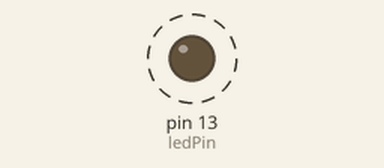
Simulated run of this sketch. Board: Arduino Uno, built with avr-gcc and run on an emulated ATmega328P. Shown: output pins drawn as LEDs (lit = HIGH). Dashed ring = blinking.

Above: at 0.19 s.
Timing chart, 0 to 3.6 s (numbered marks = the images above):
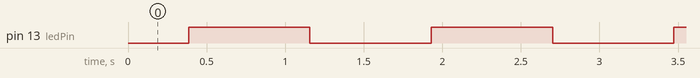

Measured:
- by itself, pin 13 (ledPin): alternates HIGH for 0.77 s and LOW for 0.77 s

The sketch:

Breathing_LED_Sketch.ino
```cpp
int ledPin = 13; //Sets pin 13 to the pin the LED is connected to (Inbuilt pin 13 LED)
int PWMval = 0; //A new variable named PWMval and set to "0"

void setup() {
  // put your setup code here, to run once:
  pinMode (ledPin, OUTPUT); //Sets ledPin to output
}

void loop() {
  // put your main code here, to run repeatedly:
 for (PWMval = 0; PWMval <=255; PWMval++) { //From PWM being 0 to 255, incrementing
  analogWrite (ledPin, PWMval); //Write the value to the ledPin
  delay (3); //Wait 3 ms
 }

 for (PWMval = 255; PWMval >=0; PWMval--) { //From PWM being 255 to 0, decrementing
  analogWrite (ledPin, PWMval); //Write the value to the ledPin
  delay (3); //Wait 3 ms
 }
}
```
